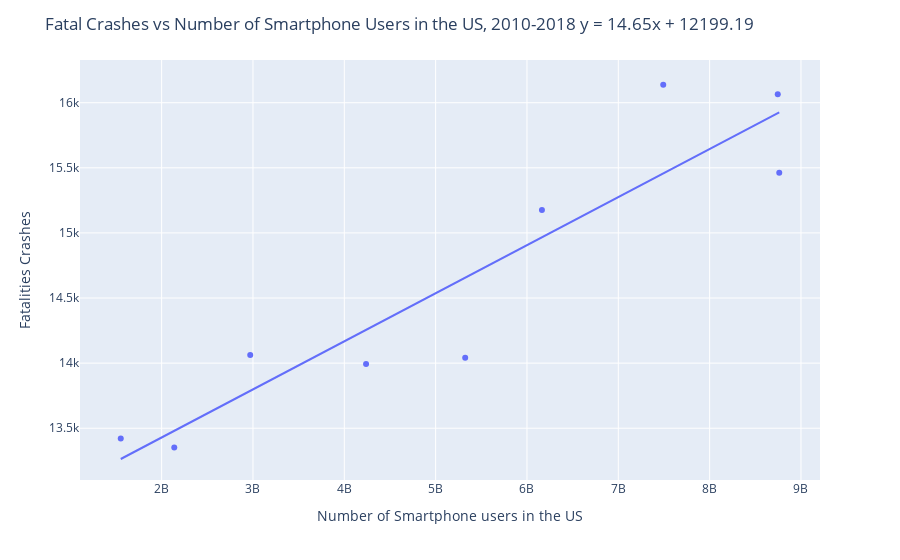

Notebook source saved alongside this figure:
### Code cell
x_values2 = phone_adoption_trim['number of smartphone users in US (millions)']
y_values = crashes_per_year



(slope, intercept, rvalue, pvalue, stderr) = st.linregress(x_values2, y_values)
regress_values = x_values * slope + intercept
line_eq = "y = " + str(round(slope,2)) + "x + " + str(round(intercept,2))
fig=px.scatter(x=x_values, y=y_values,trendline='ols')

fig.update_layout(title='Fatal Crashes vs Number of Smartphone Users in the US, 2010-2018 ' + line_eq,
                   xaxis_title="Number of Smartphone users in the US",
                   yaxis_title='Fatalities Crashes')
fig.show()

fig.write_image("images/fig3.png")

### Figure 1 — Plotly figure (JSON) as saved in the notebook; plotly's stock layout.template omitted (floating-point values rounded to 4 significant figures)
{"data": [{"hoverlabel": {"namelength": 0}, "hovertemplate": "x=%{x}<br>y=%{y}", "legendgroup": "", "marker": {"color": "#636efa", "symbol": "circle"}, "mode": "markers", "name": "", "showlegend": false, "type": "scatter", "x": [1552301172, 2138454004, 2969870946, 4238214665, 5323579663, 6163816830, 7491935200, 8745885573, 8762230000], "xaxis": "x", "y": [13422, 13352, 14063, 13993, 14042, 15176, 16138, 16065, 15462], "yaxis": "y"}, {"hoverlabel": {"namelength": 0}, "hovertemplate": "<b>OLS trendline</b><br>y = 3.69262e-07 * x + 12690.6<br>R<sup>2</sup>=0.862172<br><br>x=%{x}<br>y=%{y} <b>(trend)</b>", "legendgroup": "", "marker": {"color": "#636efa", "symbol": "circle"}, "mode": "lines", "name": "", "showlegend": false, "type": "scatter", "x": [1552301172, 2138454004, 2969870946, 4238214665, 5323579663, 6163816830, 7491935200, 8745885573, 8762230000], "xaxis": "x", "y": [13260.0, 13480.0, 13790.0, 14260.0, 14660.0, 14970.0, 15460.0, 15920.0, 15930.0], "yaxis": "y"}], "layout": {"legend": {"tracegroupgap": 0}, "margin": {"t": 60}, "title": {"text": "Fatal Crashes vs Number of Smartphone Users in the US, 2010-2018 y = 14.65x + 12199.19"}, "xaxis": {"anchor": "y", "domain": [0, 1], "title": {"text": "Number of Smartphone users in the US"}}, "yaxis": {"anchor": "x", "domain": [0, 1], "title": {"text": "Fatalities Crashes"}}}}
